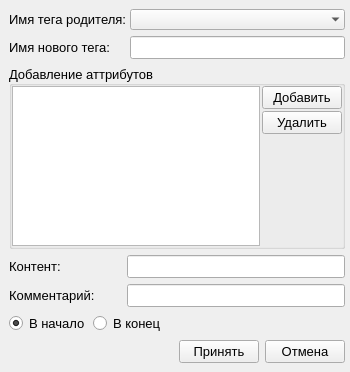
<?xml version="1.0" encoding="UTF-8"?>
<ui version="4.0">
 <class>AddElementForm</class>
 <widget class="QWidget" name="AddElementForm">
  <property name="geometry">
   <rect>
    <x>0</x>
    <y>0</y>
    <width>350</width>
    <height>372</height>
   </rect>
  </property>
  <property name="font">
   <font>
    <pointsize>10</pointsize>
   </font>
  </property>
  <property name="windowTitle">
   <string>Добавление новго элемента</string>
  </property>
  <property name="windowIcon">
   <iconset resource="../resources.qrc">
    <normaloff>:/icons/apptree_1.png</normaloff>:/icons/apptree_1.png</iconset>
  </property>
  <property name="styleSheet">
   <string notr="true"/>
  </property>
  <layout class="QGridLayout" name="gridLayout">
   <property name="leftMargin">
    <number>0</number>
   </property>
   <property name="topMargin">
    <number>0</number>
   </property>
   <property name="rightMargin">
    <number>0</number>
   </property>
   <property name="bottomMargin">
    <number>0</number>
   </property>
   <property name="spacing">
    <number>0</number>
   </property>
   <item row="0" column="0">
    <widget class="QScrollArea" name="scrollArea">
     <property name="font">
      <font>
       <pointsize>10</pointsize>
      </font>
     </property>
     <property name="frameShape">
      <enum>QFrame::NoFrame</enum>
     </property>
     <property name="frameShadow">
      <enum>QFrame::Sunken</enum>
     </property>
     <property name="verticalScrollBarPolicy">
      <enum>Qt::ScrollBarAsNeeded</enum>
     </property>
     <property name="horizontalScrollBarPolicy">
      <enum>Qt::ScrollBarAlwaysOff</enum>
     </property>
     <property name="sizeAdjustPolicy">
      <enum>QAbstractScrollArea::AdjustToContentsOnFirstShow</enum>
     </property>
     <property name="widgetResizable">
      <bool>true</bool>
     </property>
     <widget class="QWidget" name="scrollAreaWidgetContents">
      <property name="geometry">
       <rect>
        <x>0</x>
        <y>0</y>
        <width>350</width>
        <height>372</height>
       </rect>
      </property>
      <layout class="QGridLayout" name="gridLayout_2">
       <item row="0" column="0" colspan="4">
        <layout class="QHBoxLayout" name="horizontalLayout_3">
         <property name="spacing">
          <number>3</number>
         </property>
         <property name="sizeConstraint">
          <enum>QLayout::SetMinimumSize</enum>
         </property>
         <item>
          <widget class="QLabel" name="label_2">
           <property name="sizePolicy">
            <sizepolicy hsizetype="Minimum" vsizetype="Fixed">
             <horstretch>0</horstretch>
             <verstretch>0</verstretch>
            </sizepolicy>
           </property>
           <property name="minimumSize">
            <size>
             <width>118</width>
             <height>21</height>
            </size>
           </property>
           <property name="maximumSize">
            <size>
             <width>16777215</width>
             <height>21</height>
            </size>
           </property>
           <property name="font">
            <font>
             <pointsize>10</pointsize>
            </font>
           </property>
           <property name="text">
            <string>Имя тега родителя:</string>
           </property>
          </widget>
         </item>
         <item>
          <widget class="QComboBox" name="m_cBNameParent">
           <property name="sizePolicy">
            <sizepolicy hsizetype="Expanding" vsizetype="Fixed">
             <horstretch>0</horstretch>
             <verstretch>0</verstretch>
            </sizepolicy>
           </property>
           <property name="minimumSize">
            <size>
             <width>0</width>
             <height>21</height>
            </size>
           </property>
           <property name="font">
            <font>
             <pointsize>10</pointsize>
            </font>
           </property>
           <property name="frame">
            <bool>false</bool>
           </property>
          </widget>
         </item>
        </layout>
       </item>
       <item row="1" column="0" colspan="4">
        <layout class="QHBoxLayout" name="horizontalLayout">
         <property name="spacing">
          <number>3</number>
         </property>
         <property name="sizeConstraint">
          <enum>QLayout::SetMinimumSize</enum>
         </property>
         <item>
          <widget class="QLabel" name="label">
           <property name="sizePolicy">
            <sizepolicy hsizetype="Minimum" vsizetype="Fixed">
             <horstretch>0</horstretch>
             <verstretch>0</verstretch>
            </sizepolicy>
           </property>
           <property name="minimumSize">
            <size>
             <width>118</width>
             <height>21</height>
            </size>
           </property>
           <property name="maximumSize">
            <size>
             <width>16777215</width>
             <height>21</height>
            </size>
           </property>
           <property name="font">
            <font>
             <pointsize>10</pointsize>
            </font>
           </property>
           <property name="text">
            <string>Имя нового тега:</string>
           </property>
          </widget>
         </item>
         <item>
          <widget class="QLineEdit" name="m_lineEditNameTag">
           <property name="sizePolicy">
            <sizepolicy hsizetype="MinimumExpanding" vsizetype="Fixed">
             <horstretch>0</horstretch>
             <verstretch>0</verstretch>
            </sizepolicy>
           </property>
           <property name="minimumSize">
            <size>
             <width>0</width>
             <height>21</height>
            </size>
           </property>
           <property name="font">
            <font>
             <pointsize>10</pointsize>
            </font>
           </property>
          </widget>
         </item>
        </layout>
       </item>
       <item row="2" column="0" colspan="4">
        <widget class="QGroupBox" name="groupBox_3">
         <property name="font">
          <font>
           <pointsize>10</pointsize>
          </font>
         </property>
         <property name="title">
          <string>Добавление аттрибутов</string>
         </property>
         <property name="alignment">
          <set>Qt::AlignLeading|Qt::AlignLeft|Qt::AlignVCenter</set>
         </property>
         <property name="flat">
          <bool>true</bool>
         </property>
         <layout class="QHBoxLayout" name="horizontalLayout_2">
          <property name="spacing">
           <number>2</number>
          </property>
          <property name="leftMargin">
           <number>0</number>
          </property>
          <property name="topMargin">
           <number>0</number>
          </property>
          <property name="rightMargin">
           <number>0</number>
          </property>
          <property name="bottomMargin">
           <number>0</number>
          </property>
          <item>
           <widget class="QTableWidget" name="m_tableWidget">
            <property name="font">
             <font>
              <pointsize>10</pointsize>
             </font>
            </property>
            <property name="sizeAdjustPolicy">
             <enum>QAbstractScrollArea::AdjustToContentsOnFirstShow</enum>
            </property>
            <property name="alternatingRowColors">
             <bool>true</bool>
            </property>
            <property name="selectionBehavior">
             <enum>QAbstractItemView::SelectRows</enum>
            </property>
            <property name="gridStyle">
             <enum>Qt::SolidLine</enum>
            </property>
            <property name="wordWrap">
             <bool>true</bool>
            </property>
            <property name="columnCount">
             <number>2</number>
            </property>
            <attribute name="horizontalHeaderVisible">
             <bool>false</bool>
            </attribute>
            <column/>
            <column/>
           </widget>
          </item>
          <item>
           <layout class="QVBoxLayout" name="verticalLayout_2">
            <item>
             <widget class="QPushButton" name="m_pBAdd">
              <property name="minimumSize">
               <size>
                <width>0</width>
                <height>21</height>
               </size>
              </property>
              <property name="text">
               <string>Добавить</string>
              </property>
             </widget>
            </item>
            <item>
             <widget class="QPushButton" name="m_pBDelete">
              <property name="minimumSize">
               <size>
                <width>0</width>
                <height>21</height>
               </size>
              </property>
              <property name="text">
               <string>Удалить</string>
              </property>
             </widget>
            </item>
            <item>
             <spacer name="verticalSpacer">
              <property name="orientation">
               <enum>Qt::Vertical</enum>
              </property>
              <property name="sizeHint" stdset="0">
               <size>
                <width>20</width>
                <height>40</height>
               </size>
              </property>
             </spacer>
            </item>
           </layout>
          </item>
         </layout>
        </widget>
       </item>
       <item row="3" column="0" colspan="4">
        <layout class="QHBoxLayout" name="horizontalLayout_4">
         <property name="spacing">
          <number>0</number>
         </property>
         <property name="sizeConstraint">
          <enum>QLayout::SetMinimumSize</enum>
         </property>
         <item>
          <widget class="QLabel" name="label_3">
           <property name="sizePolicy">
            <sizepolicy hsizetype="Minimum" vsizetype="Fixed">
             <horstretch>0</horstretch>
             <verstretch>0</verstretch>
            </sizepolicy>
           </property>
           <property name="minimumSize">
            <size>
             <width>118</width>
             <height>21</height>
            </size>
           </property>
           <property name="maximumSize">
            <size>
             <width>16777215</width>
             <height>21</height>
            </size>
           </property>
           <property name="font">
            <font>
             <pointsize>10</pointsize>
            </font>
           </property>
           <property name="text">
            <string>Контент:</string>
           </property>
          </widget>
         </item>
         <item>
          <widget class="QLineEdit" name="m_lineEditContent">
           <property name="sizePolicy">
            <sizepolicy hsizetype="MinimumExpanding" vsizetype="Fixed">
             <horstretch>0</horstretch>
             <verstretch>0</verstretch>
            </sizepolicy>
           </property>
           <property name="minimumSize">
            <size>
             <width>0</width>
             <height>21</height>
            </size>
           </property>
           <property name="font">
            <font>
             <pointsize>10</pointsize>
            </font>
           </property>
          </widget>
         </item>
        </layout>
       </item>
       <item row="4" column="0" colspan="4">
        <layout class="QHBoxLayout" name="horizontalLayout_5">
         <property name="spacing">
          <number>0</number>
         </property>
         <property name="sizeConstraint">
          <enum>QLayout::SetMinimumSize</enum>
         </property>
         <item>
          <widget class="QLabel" name="label_4">
           <property name="sizePolicy">
            <sizepolicy hsizetype="Minimum" vsizetype="Fixed">
             <horstretch>0</horstretch>
             <verstretch>0</verstretch>
            </sizepolicy>
           </property>
           <property name="minimumSize">
            <size>
             <width>118</width>
             <height>21</height>
            </size>
           </property>
           <property name="maximumSize">
            <size>
             <width>16777215</width>
             <height>21</height>
            </size>
           </property>
           <property name="font">
            <font>
             <pointsize>10</pointsize>
            </font>
           </property>
           <property name="text">
            <string>Комментарий:</string>
           </property>
          </widget>
         </item>
         <item>
          <widget class="QLineEdit" name="m_lineEditComment">
           <property name="sizePolicy">
            <sizepolicy hsizetype="MinimumExpanding" vsizetype="Fixed">
             <horstretch>0</horstretch>
             <verstretch>0</verstretch>
            </sizepolicy>
           </property>
           <property name="minimumSize">
            <size>
             <width>0</width>
             <height>21</height>
            </size>
           </property>
           <property name="font">
            <font>
             <pointsize>10</pointsize>
            </font>
           </property>
          </widget>
         </item>
        </layout>
       </item>
       <item row="5" column="0">
        <layout class="QHBoxLayout" name="horizontalLayout_6">
         <property name="spacing">
          <number>3</number>
         </property>
         <item>
          <widget class="QRadioButton" name="m_radioButtonFront">
           <property name="minimumSize">
            <size>
             <width>0</width>
             <height>21</height>
            </size>
           </property>
           <property name="text">
            <string>В начало</string>
           </property>
           <property name="checked">
            <bool>true</bool>
           </property>
           <attribute name="buttonGroup">
            <string notr="true">buttonGroup</string>
           </attribute>
          </widget>
         </item>
         <item>
          <widget class="QRadioButton" name="m_radioButtonBack">
           <property name="minimumSize">
            <size>
             <width>0</width>
             <height>21</height>
            </size>
           </property>
           <property name="text">
            <string>В конец</string>
           </property>
           <attribute name="buttonGroup">
            <string notr="true">buttonGroup</string>
           </attribute>
          </widget>
         </item>
        </layout>
       </item>
       <item row="6" column="2">
        <widget class="QPushButton" name="m_pBAccept">
         <property name="minimumSize">
          <size>
           <width>0</width>
           <height>21</height>
          </size>
         </property>
         <property name="text">
          <string>Принять</string>
         </property>
        </widget>
       </item>
       <item row="6" column="3">
        <widget class="QPushButton" name="m_pBCancel">
         <property name="minimumSize">
          <size>
           <width>0</width>
           <height>21</height>
          </size>
         </property>
         <property name="text">
          <string>Отмена</string>
         </property>
        </widget>
       </item>
       <item row="5" column="1" colspan="3">
        <spacer name="horizontalSpacer_2">
         <property name="orientation">
          <enum>Qt::Horizontal</enum>
         </property>
         <property name="sizeHint" stdset="0">
          <size>
           <width>170</width>
           <height>21</height>
          </size>
         </property>
        </spacer>
       </item>
       <item row="6" column="0" colspan="2">
        <spacer name="horizontalSpacer">
         <property name="orientation">
          <enum>Qt::Horizontal</enum>
         </property>
         <property name="sizeHint" stdset="0">
          <size>
           <width>40</width>
           <height>20</height>
          </size>
         </property>
        </spacer>
       </item>
      </layout>
     </widget>
    </widget>
   </item>
  </layout>
 </widget>
 <tabstops>
  <tabstop>m_lineEditNameTag</tabstop>
  <tabstop>m_pBAdd</tabstop>
  <tabstop>m_tableWidget</tabstop>
  <tabstop>m_pBDelete</tabstop>
  <tabstop>m_lineEditContent</tabstop>
  <tabstop>m_lineEditComment</tabstop>
  <tabstop>m_pBAccept</tabstop>
  <tabstop>m_pBCancel</tabstop>
  <tabstop>scrollArea</tabstop>
  <tabstop>m_cBNameParent</tabstop>
  <tabstop>m_radioButtonFront</tabstop>
  <tabstop>m_radioButtonBack</tabstop>
 </tabstops>
 <resources>
  <include location="../resources.qrc"/>
 </resources>
 <connections/>
 <buttongroups>
  <buttongroup name="buttonGroup">
   <property name="exclusive">
    <bool>true</bool>
   </property>
  </buttongroup>
 </buttongroups>
</ui>
